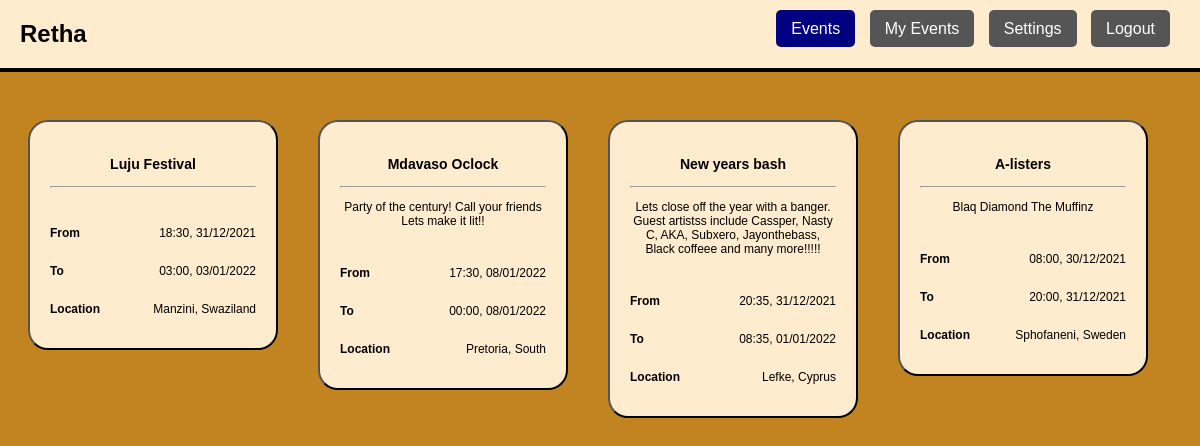
The app's page /mainpage.php (signed in) with its own data.
### tables this page shows
CREATE TABLE `events` (
  `id` int(11) NOT NULL,
  `title` varchar(100) NOT NULL,
  `description` text DEFAULT NULL,
  `begin` varchar(200) NOT NULL,
  `country` varchar(50) NOT NULL,
  `city` varchar(50) NOT NULL,
  `end` varchar(200) NOT NULL
);

### mainpage.php (the view, shortened to what this page needs)
<?php
 require_once ('connect.php');
  if (isset($_SESSION['ID']) && isset($_SESSION['email']) ) {
    $sql = "SELECT * FROM events";
    $res = mysqli_query($connection, $sql);
    $count = mysqli_num_rows($res);
?>
<!DOCTYPE html>
<html>
<head>
      <link rel="stylesheet" type="text/css" href="general.css">
    </head>
  <body>
    <nav>
        <h1><?= $_SESSION['name'] ?></h1>
        <div>
            <a class="active" href="#">Events</a>
            <a href="my-events.php">My Events</a>
            <a href="user-settings.php">Settings</a>
            <a href="logout.php">Logout</a>
        </div>
    </nav>
    <main>
      <div class="content">
        <?php
            if ($count == 0) {
                echo "<h1>No Events posted yet</h1>";
              }
              else {
                      for ($i=0; $i < $count; $i++) {
                        $res->data_seek($i);
                        $row = mysqli_fetch_assoc($res);
                        $id = $row['id'];
                        ?>
                            <form action='add-event.php?id=<?= $id ?>&email=<?= $_SESSION['email'] ?>' method='post'>
                                <button class='card' name='event' type='submit'>
                                <h3><?=$row['title']?></h3>
                                <hr>
                                <p><?=$row['description']?></p>
                                <br>
                                <div class='info'>
                                    <p><strong>From</strong></p><p><?=substr($row['begin'], 11)?>, <?=substr($row['begin'], 8, 2)?>/<?=substr($row['begin'], 5, 2)?>/<?=substr($row['begin'], 0, 4)?></p>
                                </div>
                                <div class='info'>
                                    <p><strong>To</strong></p><p><?=substr($row['end'], 11)?>, <?=substr($row['end'], 8, 2)?>/<?=substr($row['end'], 5, 2)?>/<?=substr($row['end'], 0, 4)?></p>
                                </div>
                                <div class='info'>
                                    <p><strong>Location </strong></p><p><?=$row['city']?>, <?=$row['country']?></p>
                                </div>
                                </button>
                            </form>
                        <?php
                    }
              }
        ?>
        </div>
    </main>
  </body>
</html>
<?php
}else {
  header("Location: login.php ");
  exit();
}
 ?>

### general.css (style rules this page uses)
body { background: #c28421; height: 100vh; }
* { font-family: sans-serif; box-sizing: border-box; }
a { background: #555; padding: 10px 15px; color: #fff; margin-right: 10px ; border: none; border-radius: 5px; text-decoration: none; }
.active { background-color: navy; }
nav { position: fixed; display: flex; justify-content: space-between; border-bottom: 4px black solid; padding: 20px; background-color: blanchedalmond; top: 0px; left: 0px; width: 100%; }
nav h1 { font-size: 18pt; margin: 0px; }
main { position: absolute; top: 100px; }
.card { background-color: blanchedalmond; padding: 20px; border-radius: 20px; width: 250px; margin: 20px; font-size: 9pt; }
.info { display: flex; justify-content: space-between; }
.content { display: flex; justify-content: space-around; width: 100%; }

### records on screen
events: title "Luju Festival", begin "18:30", begin "31", begin "12", begin "2021", end "03:00", end "03", end "01", end "2022", city "Manzini", country "Swaziland"
events: title "Mdavaso Oclock", description "Party of the century! Call your friends Lets make it lit!!", begin "17:30", begin "08", begin "01", begin "2022", end "00:00", end "08", end "01", end "2022", city "Pretoria", country "South"
events: title "New years bash", description "Lets close off the year with a banger. Guest artistss include Cassper, Nasty C, AKA, Subxero, Jayonthebass, Black coffeee and many more!!!!!", begin "20:35", begin "31", begin "12", begin "2021", end "08:35", end "01", end "2022", city "Lefke", country "Cyprus"
events: title "A-listers", description "Blaq Diamond The Muffinz", begin "08:00", begin "30", begin "12", begin "2021", end "20:00", end "31", end "12", end "2021", city "Sphofaneni", country "Sweden"

### other values on screen
$_SESSION['name'] "Retha"
